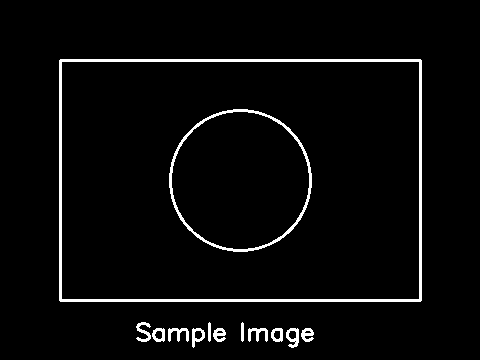
#> input picture assignments/assignment_11_module_21_opencv_practicals/resubmission/input_images/sample_image.png, 480 x 360 px, found by its file name
$ python 02_resize_crop.py
#> lines starting #> are read from the running program, lines starting #| are printed output that depends on the picture; after the words box and inside, x2 and y2 are one past the last pixel; in counts of white or black regions, pixels touching at a corner belong together
import cv2
from datetime import datetime

print("Practical 02 - Resize and Crop Image")
print("Time:", datetime.now().strftime("%d-%m-%Y %H:%M:%S"))

# Read the image created in Practical 01
img = cv2.imread("input_images/sample_image.png")
#> img is the input picture: shape (360, 480, 3); 3.6% white; 13 white regions, largest, box (x1, y1, x2, y2) and area: (59, 59, 422, 302) 3596, (169, 109, 312, 252) 1284, (168, 328, 189, 342) 151

print("Original image shape:", img.shape)
#| Original image shape: (360, 480, 3)

# Resize the image
resized = cv2.resize(img, (240, 180))
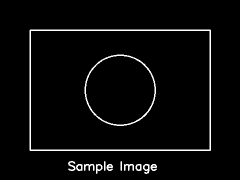
#> resized: shape (180, 240, 3); min 0, max 255, mean 9.1
cv2.imwrite("output_images/02_resized_image.png", resized)

print("Resized image saved")
print("Resized image shape:", resized.shape)
#| Resized image shape: (180, 240, 3)

# Crop the image using row and column range
cropped = img[80:280, 120:360]
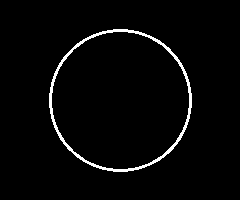
#> cropped: shape (200, 240, 3); 2.7% white in thin lines or dots, all inside (x1, y1, x2, y2) = (49, 29, 192, 172)
cv2.imwrite("output_images/02_cropped_image.png", cropped)

print("Cropped image saved")
print("Cropped image shape:", cropped.shape)
#| Cropped image shape: (200, 240, 3)
